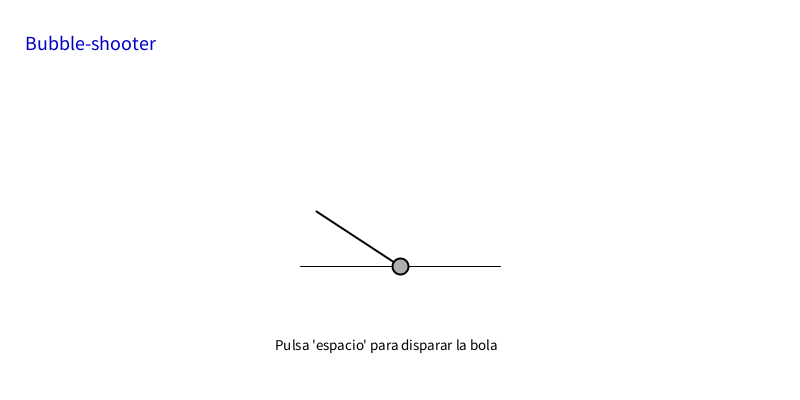
Frame 1 (no input)
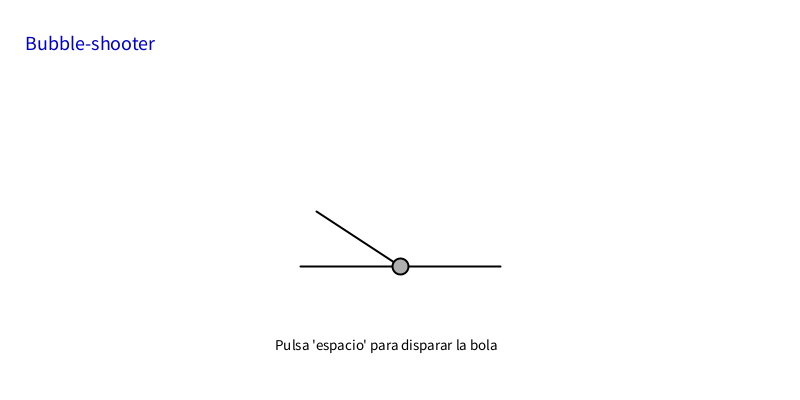
Frame 60 (the mouse pressed at the canvas centre just before this capture)
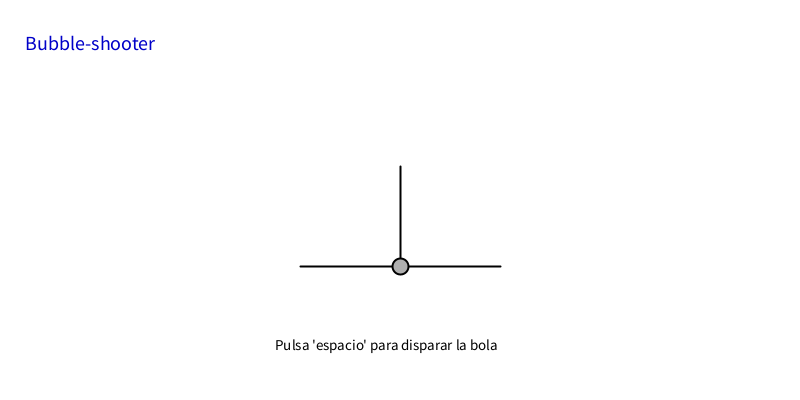
Frame 120 (the mouse held since frame 60 and released just before this capture)

The Processing sketch that drew these frames (run headless with seeded random() and noise(); from frame 60 on, the mouse is pressed at the canvas centre):

// Processing sketch: processing_186408
// ── processing_186408.pde

PVector pos, vel, mouse, center, bola, limite;
float dt = 1/60.0;
float mX, mY;
String s = "Pulsa 'espacio' para disparar la bola";

void setup() {
  size(800,400);
  
  mouse = new PVector(0,0);   
  center = new PVector(width/2,height/1.5);
  pos = new PVector(0, 0);
  vel = new PVector(0, 0);
  bola = new PVector(0,0);
  limite = new PVector(0,0);  
 
}

// Cuando se pulsa espacio se utiliza la fórmula x=x+v*t para darle la dirección a la bola
void keyPressed(){
  switch(key){
    case ' ':
      pos.x += vel.x*dt;
      pos.y += vel.y*dt;
    break;
   
  };
}

void draw() { 
  background(255);
  
  fill(0,0,200);
  textSize(20);
  text("Bubble-shooter",25,50);
  
  fill(0);
  textSize(15);
  text(s, 275,350);
  
  stroke(0);
  line(width/2-100, height/1.5, width/2+100, height/1.5); 
  
  //Se recoge la posición del ratón, se resta el centro y se normaliza
  mouse.x = mouseX;
  mouse.y = mouseY;   
  mouse.sub(center); 
  mouse.normalize();  
  mouse.mult(100);
  
  mX = mouse.x;
  mY = mouse.y;
  
  //Se le pasa la posición recogida para que la velocidad vaya en la dirección recogida
  vel.x = mX;
  vel.y = mY;
  
  pushMatrix();
    translate(width/2,height/1.5);
    stroke(0);
    strokeWeight(2);
    line(0,0,mouse.x,mouse.y);  
  popMatrix();
  
  //Se actualiza la posición de la bola con la velocidad recogida cuando se pulsa
  bola.x += pos.x;
  bola.y += pos.y;
  
  //Se dibuja y actualiza la bola
  stroke(0);
  fill(175);
  ellipse(width/2+3*bola.x,height/1.5+3*bola.y,16,16);
  limite.x = width/2+3*bola.x;
  limite.y = height/1.5+3*bola.y;
  
  // Si sale la bola de los márgenes vuelve al inicio
  if (limite.x < 0 || limite.x > width || limite.y > height || limite.y < 0){
    bola.x = 0;
    bola.y = 0;
    pos.x = 0;
    pos.y = 0;
  }
}
